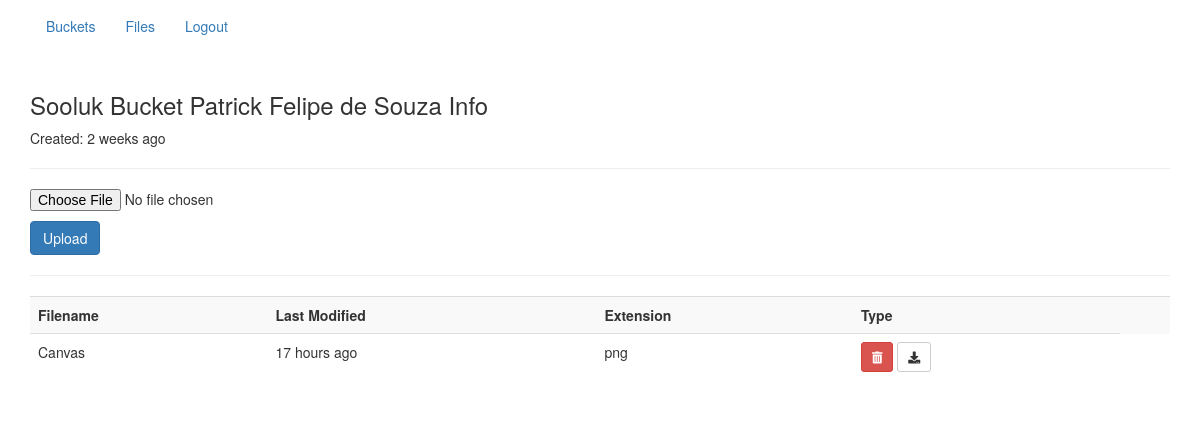
The page /files (signed in) on the database its author committed.
### models/tables.py (models this page shows, shortened)
class User(db.Model):
    __tablename__ = "user"  # Nome da tabela no banco
    id = db.Column(db.Integer, primary_key=True, nullable=False, autoincrement=True, unique=True)
    username = db.Column(db.String(64))
    usercpf = db.Column(db.String(14), unique=True)
    email = db.Column(db.String(120), unique=True)
    password_hash = db.Column(db.String(128))
    last_seen = db.Column(db.DateTime, )
    first_seen = db.Column(db.DateTime)
    files = db.relationship("File", back_populates="user", lazy="joined")
    bucket = db.relationship("Bucket", back_populates="user", lazy="joined")
    @property
    def is_authenticated(self):
        return True

class Bucket(db.Model):
    __tablename__ = 'bucket'  # Nome da tabela no banco
    id = db.Column(db.Integer, primary_key=True, nullable=False, autoincrement=True, unique=True)
    name = db.Column(db.String(100))
    creation_date = db.Column(db.DateTime)
    user_id = db.Column(db.Integer, db.ForeignKey('user.id'))
    user = db.relationship("User", back_populates="bucket", lazy="joined")
    files = db.relationship("File", back_populates="bucket", lazy="joined")

class File(db.Model):
    __tablename__ = 'file'  # Nome da tabela no banco
    id = db.Column(db.Integer, primary_key=True, nullable=False, autoincrement=True, unique=True)
    name = db.Column(db.String(100))
    path = db.Column(db.String(120))
    size = db.Column(db.String(20))
    extension = db.Column(db.String(5))
    insertion_date = db.Column(db.DateTime)
    expiration_date = db.Column(db.DateTime)
    user_id = db.Column(db.Integer, db.ForeignKey('user.id'))
    bucket_id = db.Column(db.Integer, db.ForeignKey('bucket.id'))
    user = db.relationship("User", back_populates="files", lazy="joined")
    bucket = db.relationship("Bucket", back_populates="files", lazy="joined")

### app.py (the view)
@app.route('/files')
@login_required
def files():
    _bucket = Bucket.get_for_name(name=current_user.bucket[0].name) #Saber o usuário que está logado no momento
    files = _bucket.files
    return render_template('files.html', my_bucket=_bucket, files=files)

### app.py (called while the page is built)
@lm.user_loader
def load_user(id):
    return User().user_by_id(id)

### filters.py (called while the page is built)
def datetimeformat(date_str):
    dt = arrow.get(date_str)
    return dt.humanize()

### integrations/bucket.py (called while the page is built)
    def get_for_name(name):
        _bucket = BucketTable.query.filter_by(name=name).first()  # Criar uma instância da classe
        return _bucket

### integrations/user.py (called while the page is built)
    def user_by_id(self, id):
        try:
            return UserTable.query.get(id)
        except:
            return None

### templates/files.html (shortened to what this page needs)
{% extends "layout.html" %}
{% block content %}
  <div class="container">
    <div class="col-12-xs">
      <h3>Sooluk Bucket {{ my_bucket.user.username }} Info </h3>
      <p>Created: {{ my_bucket.creation_date | datetimeformat }}</p>
      <hr>
      <form class="upload-form" action="{{ url_for('upload') }}" method="POST" enctype="multipart/form-data">
        <p><input type="file" name="file"></p>
        <button type="submit" class="btn btn-primary">Upload</button>
      </form>
      <hr>
    <table class="table table-striped">
        <tr>
          <th>Filename</th>
          <th>Last Modified</th>
          <th>Extension</th>
          <th>Type</th>
          <th></th>
        </tr>
        {% for file in files %}
        <tr>
          <td>{{ file.name }}</td>
          <td>{{ file.insertion_date | datetimeformat }}</td>
          <td>{{ file.extension }}</td>
          <td class="td-buttons">
            <form class="delete-form" action="{{ url_for('delete') }}" method="POST">
              <button type="submit" class="btn btn-danger btn-sm">
                <i class="fa fa-trash-alt"></i>
              </button>
            </form>
            <form class="download-form" action="{{ url_for('download') }}" method="POST">
              <button type="submit" class="btn btn-default btn-sm">
                <i class="fa fa-download"></i>
              </button>
            </form>
          </td>
        </tr>
        {% endfor %}
      </table>
    </div>
  </div>
{% endblock %}

### static/styles.css (style rules this page uses)
.td-buttons form { display: inline-block; }

### rows shown on the page
User: user.username "Patrick Felipe de Souza"
Bucket: creation_date "2 weeks ago"
File: name "Canvas", insertion_date "17 hours ago", extension "png"
